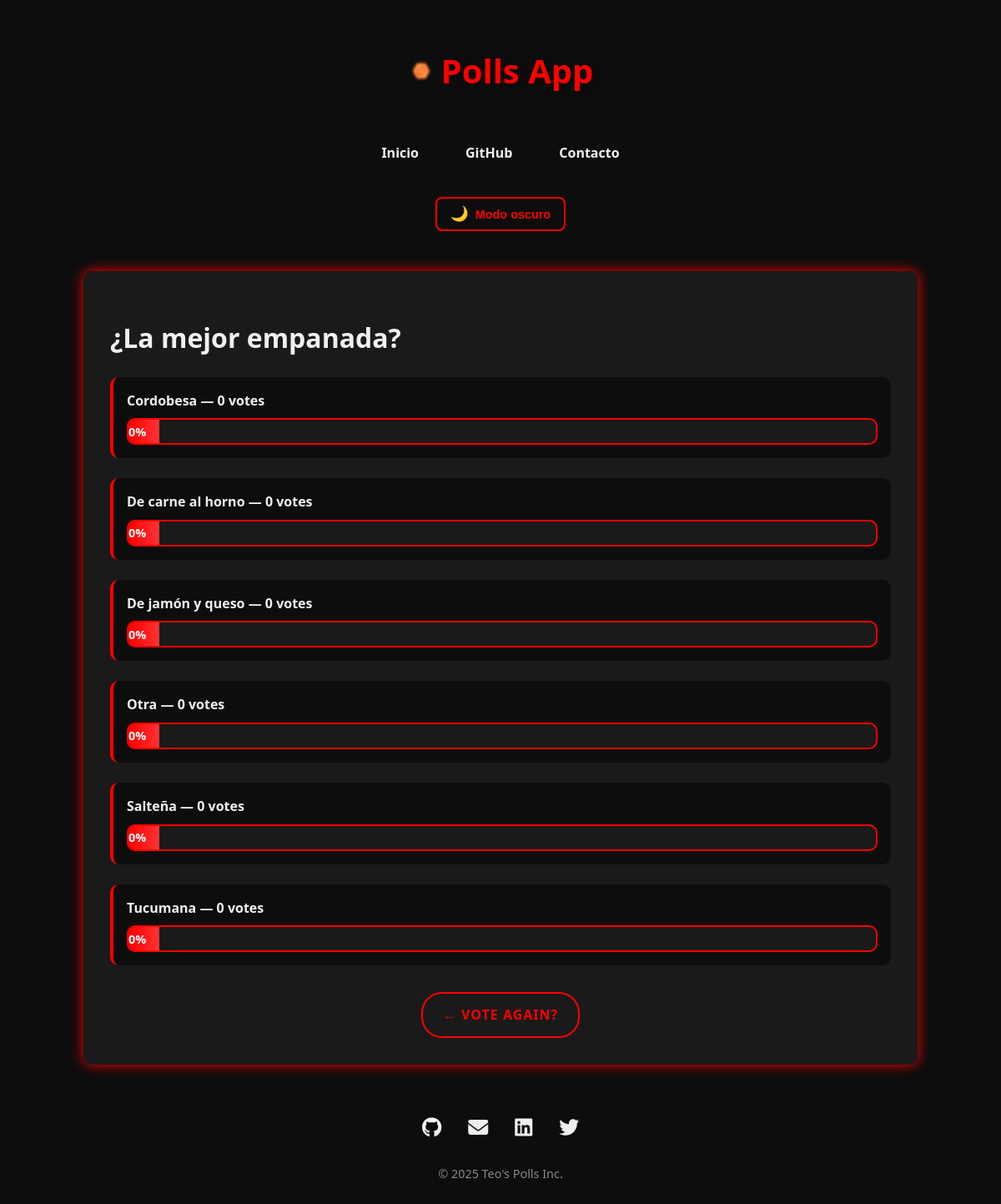
Page /polls/16/results/ on the committed database.
### polls/models.py (models this page shows, shortened)
class Question(models.Model):
    question_text = models.CharField(
        max_length=200,
        validators=[MinLengthValidator(10, "Question must be at least 10 characters long.")],
        help_text="Enter a clear, concise question (10-200 characters)"
    )
    pub_date = models.DateTimeField(
        "date published",
        help_text="When this question should be published"
    )
    _total_votes_cache = None
    class Meta:
        ordering = ['-pub_date']
        verbose_name = "Poll Question"
        verbose_name_plural = "Poll Questions"
    @property
    def total_votes(self):
        if hasattr(self, '_total_votes_cache') and self._total_votes_cache is not None:
            return self._total_votes_cache or 0
        return sum(choice.votes for choice in self.choices.all())

class Choice(models.Model):
    question = models.ForeignKey(
        Question,
        on_delete=models.CASCADE,
        related_name='choices'
    )
    choice_text = models.CharField(
        max_length=200,
        validators=[MinLengthValidator(2, "Choice must be at least 2 characters long.")],
        help_text="Enter a clear choice option (2-200 characters)"
    )
    votes = models.IntegerField(
        default=0,
        help_text="Number of votes this choice has received"
    )
    class Meta:
        ordering = ['-votes', 'choice_text']
        verbose_name = "Choice Option"
        verbose_name_plural = "Choice Options"
        unique_together = ['question', 'choice_text']

### polls/views.py (the view)
# urls.py: path("<int:pk>/results/", views.ResultsView.as_view(), name="results"),
class ResultsView(generic.DetailView):
    model = Question
    template_name = "polls/results.html"

### polls/templates/polls/results.html (shortened to what this page needs)
{% extends "base.html" %}
{% block content %}
<h1>{{ question.question_text }}</h1>
{% if question.choices.all %}
    <ul class="results-list">
        {% for choice in question.choices.all %}
            {% with total_votes=question.total_votes %}
                <li>
                    <div class="choice-text">
                        {{ choice.choice_text }} — {{ choice.votes }} vote{{ choice.votes|pluralize }}
                    </div>
                    <div class="progress-bar">
                        {% if total_votes > 0 %}
                            {% widthratio choice.votes total_votes 100 as percentage %}
                            <div class="progress-fill" style="width: {{ percentage }}%">
                                {{ percentage }}%
                            </div>
                        {% else %}
                            <div class="progress-fill" style="width: 0%">
                                0%
                            </div>
                        {% endif %}
                    </div>
                </li>
            {% endwith %}
        {% endfor %}
    </ul>
{% else %}
    <p>No choices available for this question.</p>
{% endif %}
<div class="vote-again">
    <a href="{% url 'polls:detail' question.id %}">← Vote again?</a>
</div>
{% endblock %}

### polls/static/polls/style.css (style rules this page uses)
:root { --bg-color: #0d0d0d; --main-color: red; --text-color: #f0f0f0; --accent-color: #1a1a1a; --highlight-color: #ff3333; }
* { box-sizing: border-box; }
body { font-family: 'Segoe UI', Tahoma, Geneva, Verdana, sans-serif; background-color: var(--bg-color); color: var(--text-color); line-height: 1.6; margin: 0; padding: 1rem; transition: background-color 0.5s, color 0.5s; opacity: 0; animation: fadeIn 0.6s ease-in-out forwards; min-height: 100vh; display: flex; flex-direction: column; }
.results-list { list-style: none; padding: 0; margin: 0; }
.results-list li { margin-bottom: 1.5rem; background-color: var(--bg-color); padding: 1rem; border-radius: 10px; border-left: 4px solid var(--main-color); }
.choice-text { font-weight: bold; margin-bottom: 0.5rem; color: var(--text-color); word-wrap: break-word; }
.progress-bar { background-color: var(--accent-color); border-radius: 10px; overflow: hidden; height: 2rem; position: relative; border: 2px solid var(--main-color); }
.progress-fill { height: 100%; background: linear-gradient(90deg, var(--main-color), var(--highlight-color)); display: flex; align-items: center; justify-content: flex-end; padding-right: 1rem; color: white; font-weight: bold; font-size: 0.9rem; transition: width 0.8s ease; min-width: fit-content; }
.vote-again { text-align: center; margin-top: 2rem; }
.vote-again a { display: inline-block; color: var(--main-color); font-weight: bold; text-decoration: none; padding: 0.8rem 1.5rem; border: 2px solid var(--main-color); border-radius: 25px; transition: all 0.3s ease; text-transform: uppercase; letter-spacing: 1px; }

### rows in the picture
Question: question_text "¿La mejor empanada?"
Choice: choice_text "Cordobesa", votes "0"
Choice: choice_text "De carne al horno", votes "0"
Choice: choice_text "De jamón y queso", votes "0"
Choice: choice_text "Otra", votes "0"
Choice: choice_text "Salteña", votes "0"
Choice: choice_text "Tucumana", votes "0"
